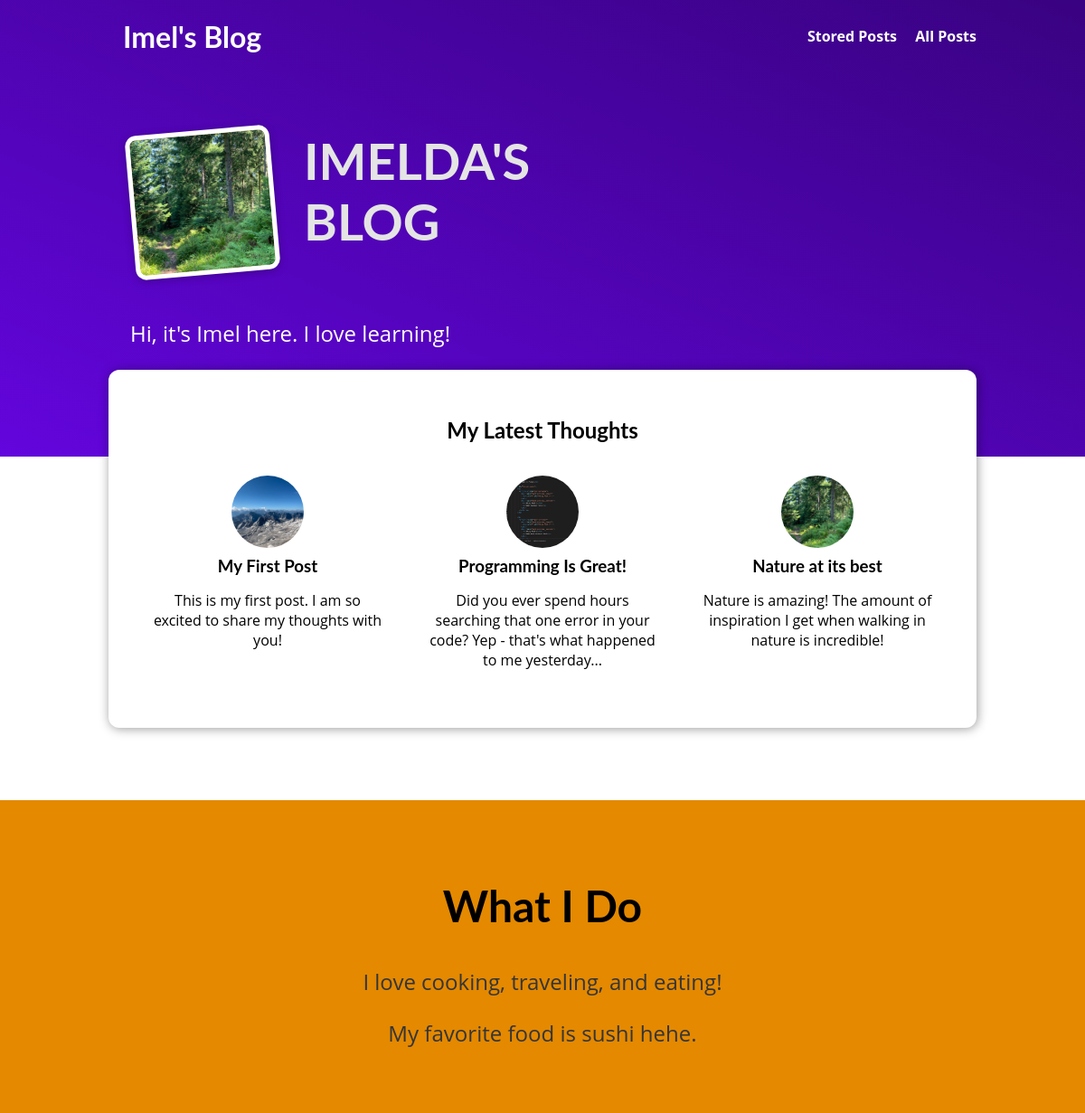
The page / on the database its author committed.
### blog/models.py (models this page shows, shortened)
class Post(models.Model):
    title = models.CharField(max_length=150)
    excerpt = models.CharField(max_length=200)
    image = models.ImageField(upload_to="posts", null=True)
    date = models.DateField(auto_now=True)  # Automatically set the date when the post is created or updated
    slug = models.SlugField(unique=True, db_index=True)  # Unique identifier for the post, used in URLs
    content = models.TextField(validators=[MinLengthValidator(10)])  # Content of the post with a minimum length of 10 characters
    tags = models.ManyToManyField(Tag)  # Many-to-many relationship with Tag
    author = models.ForeignKey(
        Author, on_delete=models.SET_NULL, null=True, related_name='posts')

### blog/views.py (the view)
# urls.py: path("", views.StartingPageView.as_view(), name="starting-page"),  # / (home page)
class StartingPageView(ListView):
    model = Post
    template_name = "blog/index.html"
    ordering = ["-date"]  # order posts by date in descending order
    context_object_name = "posts"
    def get_queryset(self):
        queryset = super().get_queryset() # fetch all posts
        data = queryset[:3]
        return data

### blog/templates/blog/index.html (shortened to what this page needs)
{% extends "base.html" %}
{% load static %}
{% block css_files %}
    <link rel="stylesheet" href="{% static "blog/post.css" %}" />
    <link rel="stylesheet" href="{% static "blog/index.css" %}" />
{% endblock %}
{% block content %}
    <section id="welcome">
        <header>
            <img src="{% static "blog/images/woods.jpg" %}" alt="Imel - The Blogger" />
            <h2>IMELDA'S BLOG</h2>
        </header>
        <p>Hi, it's Imel here. I love learning!</p>
    </section>
    <section id="latest-posts">
        <h2>My Latest Thoughts</h2>
        <ul>
            {% for post in posts %}
                {% include "blog/includes/post.html" %}
            {% endfor %}
        </ul>
    </section>
    <section id="about">
        <h2>What I Do</h2>
        <p>I love cooking, traveling, and eating!</p>
        <p>My favorite food is sushi hehe.</p>
    </section>
{% endblock %}

### blog/templates/blog/includes/post.html
<li>
    <article class="post">
        <a href="{% url "post-detail-page" post.slug %}">
            <img src="{{ post.image.url }}" alt="{{ post.title }}" />
            <div class="post__content">
                <h3>{{ post.title }}</h3>
                <p>{{ post.excerpt }}</p>
            </div>
        </a>
    </article>
</li>

### static/app.css (style rules this page uses)
* { box-sizing: border-box; }
html { font-family: 'Open Sans', 'Lato', sans-serif; }
body { margin: 0; }
h1, h2, h3 { font-family: 'Lato', sans-serif; font-weight: bold; }

### blog/static/blog/post.css (style rules this page uses)
.post { display: flex; flex-direction: column; align-items: center; text-align: center; }
.post a { text-decoration: none; color: black; transition: all 0.2s ease; padding: 1rem; }
.post img { width: 5rem; height: 5rem; object-fit: cover; border-radius: 50%; }
.post h3 { margin: 0.25rem 0; }

### blog/static/blog/index.css (style rules this page uses)
#welcome { background: linear-gradient(to right top, #6305dd, #390281); padding: 6rem 12%; }
#welcome header { display: flex; align-items: flex-start; margin: 3rem auto; }
#welcome img { width: 10rem; height: 10rem; object-fit: cover; object-position: top; border: 5px solid white; border-radius: 12px; background-color: #ffe1bf; transform: rotateZ(-5deg); box-shadow: 0 2px 8px rgba(0, 0, 0, 0.25); }
#welcome h2 { font-size: 3.5rem; margin: 0 0 0 2rem; color: #e4e4e4; width: 10rem; }
#welcome p { color: white; font-size: 1.5rem; }
#latest-posts { background-color: white; padding: 2rem; border-radius: 12px; width: 60rem; margin: -6rem auto 2rem auto; box-shadow: 1px 1px 12px rgba(0, 0, 0, 0.4); }
#latest-posts h2 { text-align: center; }
#latest-posts ul { list-style: none; margin: 0; padding: 0; display: flex; gap: 1rem; }
#latest-posts li { flex: 1; }
#about { text-align: center; padding: 3rem; background-color: #e48900; margin-top: 5rem; }
#about h2 { font-size: 3rem; }
#about p { font-size: 1.5rem; color: #353535; }

### rows shown on the page
Post: image (picture), title "My First Post", excerpt "This is my first post. I am so excited to share my thoughts with you!"
Post: image (picture), title "Programming Is Great!", excerpt "Did you ever spend hours searching that one error in your code? Yep - that's what happened to me yesterday..."
Post: image (picture), title "Nature at its best", excerpt "Nature is amazing! The amount of inspiration I get when walking in nature is incredible!"
